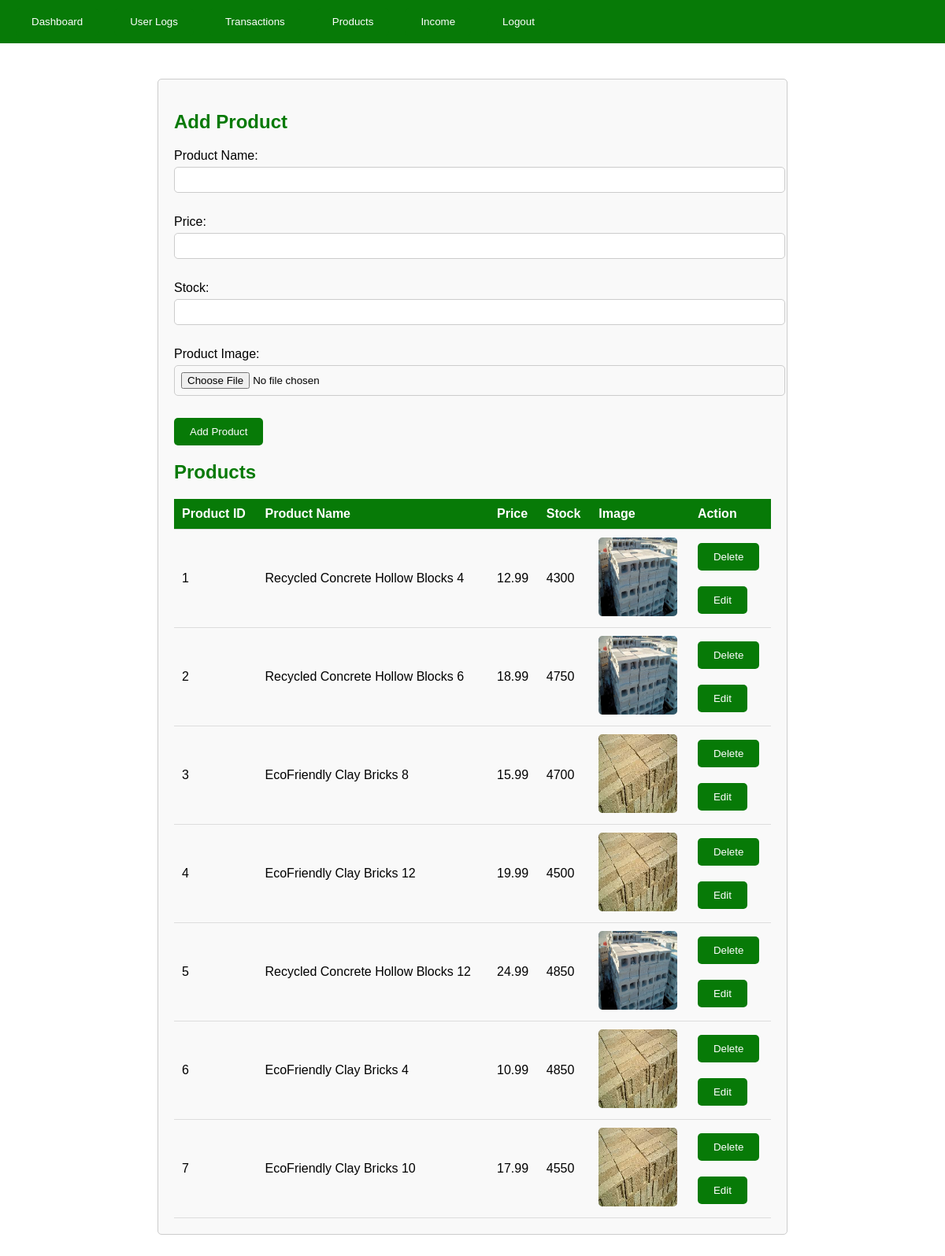
The app's page /productTable.php with its own data.
### tables this page shows
CREATE TABLE `products` (
  `product_id` int(11) NOT NULL,
  `product_name` varchar(255) NOT NULL,
  `price` decimal(10,2) NOT NULL,
  `stock` int(10) NOT NULL,
  `image_path` varchar(500) NOT NULL
);

### productTable.php (the view, shortened to what this page needs)
<?php
require 'admin_conx.php';
?>
<!DOCTYPE html>
<html lang="en">
<head>
</head>
<body>
<div class="header">
  <ul class="menu">
    <li><button onclick="window.location.href='dashboard.php'">Dashboard</button></li>
    <li><button onclick="window.location.href='adminPage.php'">User Logs</button></li>
    <li><button onclick="window.location.href='Transactions.php'">Transactions</button></li>
    <li><button onclick="window.location.href='productTable.php'">Products</button></li>
    <li><button onclick="window.location.href='income.php'">Income</button></li>
    <li><button onclick="window.location.href='logoutAdmin.php'">Logout</button></li>
  </ul>
</div>
<div class="container">
  <div class="content">
    <h2>Add Product</h2>
    <form action="" method="post" enctype="multipart/form-data">
      <label for="product_name">Product Name:</label>
      <input type="text" id="product_name" name="product_name" required><br><br>
      <label for="price">Price:</label>
      <input type="number" id="price" name="price" step="0.01" required><br><br>
      <label for="stock">Stock:</label>
      <input type="number" id="stock" name="stock" required><br><br>
      <label for="image">Product Image:</label>
      <input type="file" id="image" name="image" accept="image/*" required><br><br>
      <button type="submit" name="addProduct">Add Product</button>
    </form>
    <h2>Products</h2>
    <table>
      <thead>
        <tr>
          <th>Product ID</th>
          <th>Product Name</th>
          <th>Price</th>
          <th>Stock</th>
          <th>Image</th>
          <th>Action</th>
        </tr>
      </thead>
      <tbody>
        <?php
        $sqlFetchProducts = "SELECT product_id, product_name, price, stock, image_path FROM products";
        $resultProducts = mysqli_query($conn, $sqlFetchProducts);
        if (mysqli_num_rows($resultProducts) > 0) {
          while($rowProduct = mysqli_fetch_assoc($resultProducts)) {
            echo "<tr>";
            echo "<td>" . $rowProduct['product_id'] . "</td>";
            echo "<td>" . $rowProduct['product_name'] . "</td>";
            echo "<td>" . $rowProduct['price'] . "</td>";
            echo "<td>" . $rowProduct['stock'] . "</td>";
            echo "<td><img src='" . $rowProduct['image_path'] . "' width='100' height='100'></td>";
            echo "<td>";
            echo "<form action='' method='post'>";
            echo "<button type='submit' name='deleteProduct'>Delete</button>";
            echo "</form>";
            echo "<button onclick=\"window.location.href='productEdit.php?product_id=" . $rowProduct['product_id'] . "'\">Edit</button>";
            echo "</td>";
            echo "</tr>";
          }
        } else {
          echo "<tr><td colspan='6'>No products found</td></tr>";
        }
        ?>
      </tbody>
    </table>
  </div>
</div>
</body>
</html>

### productTable.php (style rules this page uses)
body { font-family: Arial, sans-serif; margin: 0; padding: 0; }
.header { background-color: #077a07; color: #fff; padding: 10px 20px; position: fixed; width: 100%; top: 0; z-index: 999; display: flex; justify-content: space-between; align-items: center; }
.menu { list-style-type: none; margin: 0; padding: 0; display: flex; align-items: center; }
.menu li { margin-right: 20px; }
.menu li:last-child { margin-right: 0; }
.container { max-width: 800px; margin: 100px auto; }
.content { padding: 20px; border: 1px solid #ccc; border-radius: 5px; background-color: #f9f9f9; margin-top: 20px; }
h2 { color: #077a07; }
form { margin-bottom: 20px; }
label { display: block; margin-bottom: 5px; }
input[type="text"], input[type="number"], input[type="file"] { width: 100%; padding: 8px; margin-bottom: 10px; border: 1px solid #ccc; border-radius: 5px; }
button { background-color: #077a07; color: #fff; border: none; padding: 10px 20px; border-radius: 5px; cursor: pointer; }
table { width: 100%; border-collapse: collapse; margin-top: 20px; }
th, td { padding: 10px; border-bottom: 1px solid #ddd; text-align: left; }
th { background-color: #077a07; color: #fff; }
img { max-width: 100px; max-height: 100px; border-radius: 5px; }

### records on screen
products: product_id "1", product_name "Recycled Concrete Hollow Blocks 4", price "12.99", stock "4300", image_path (picture)
products: product_id "2", product_name "Recycled Concrete Hollow Blocks 6", price "18.99", stock "4750", image_path (picture)
products: product_id "3", product_name "EcoFriendly Clay Bricks 8", price "15.99", stock "4700", image_path (picture)
products: product_id "4", product_name "EcoFriendly Clay Bricks 12", price "19.99", stock "4500", image_path (picture)
products: product_id "5", product_name "Recycled Concrete Hollow Blocks 12", price "24.99", stock "4850", image_path (picture)
products: product_id "6", product_name "EcoFriendly Clay Bricks 4", price "10.99", stock "4850", image_path (picture)
products: product_id "7", product_name "EcoFriendly Clay Bricks 10", price "17.99", stock "4550", image_path (picture)
